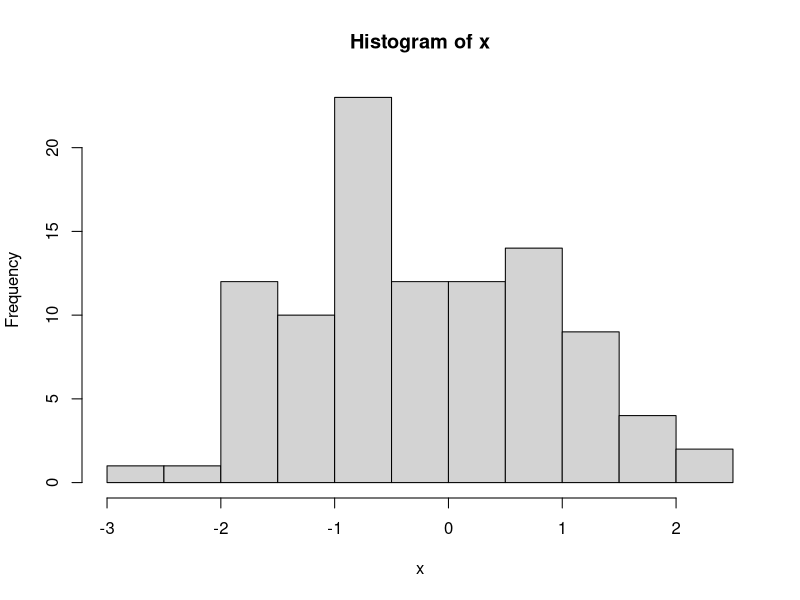
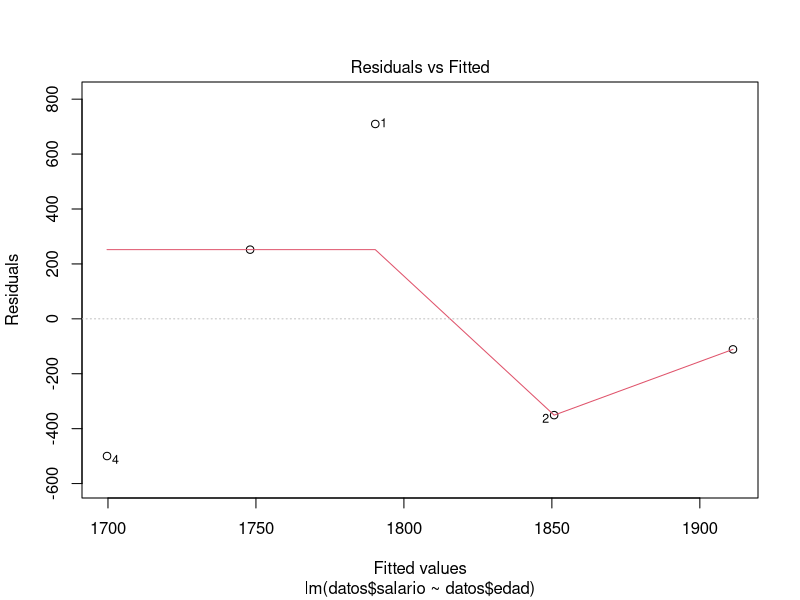
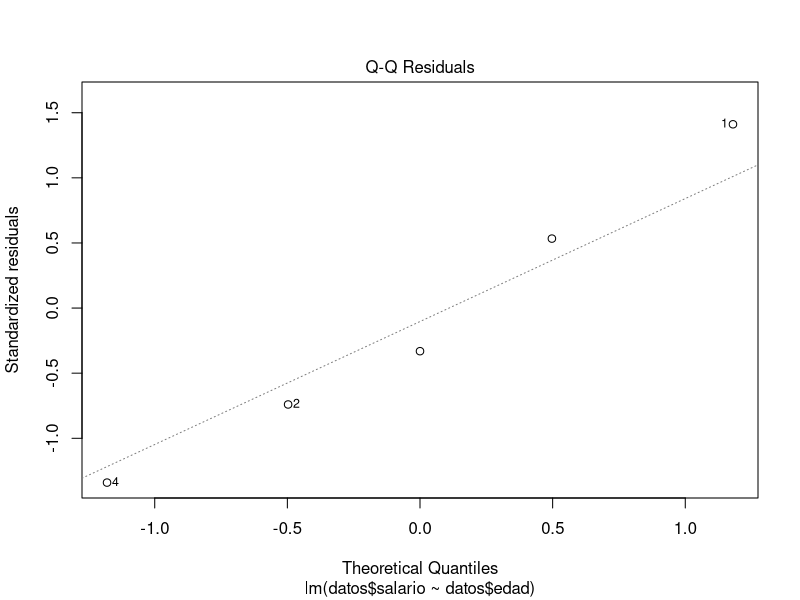
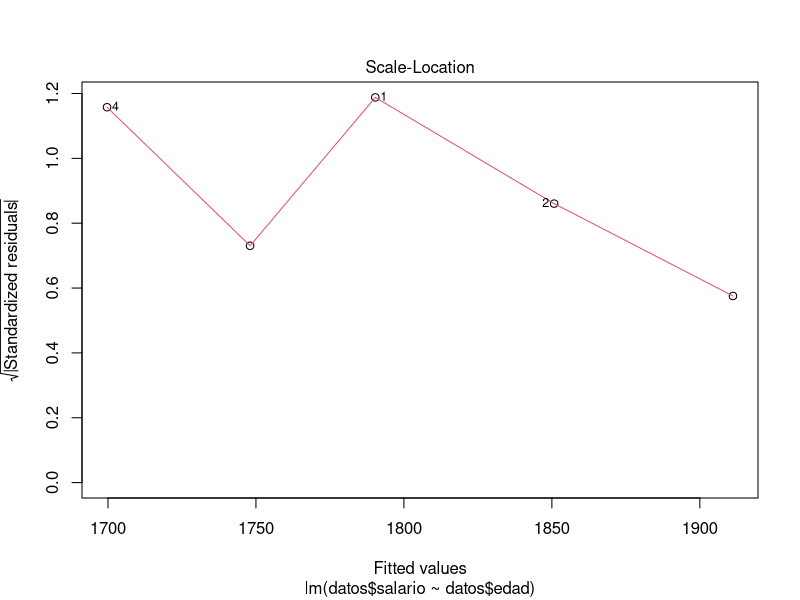
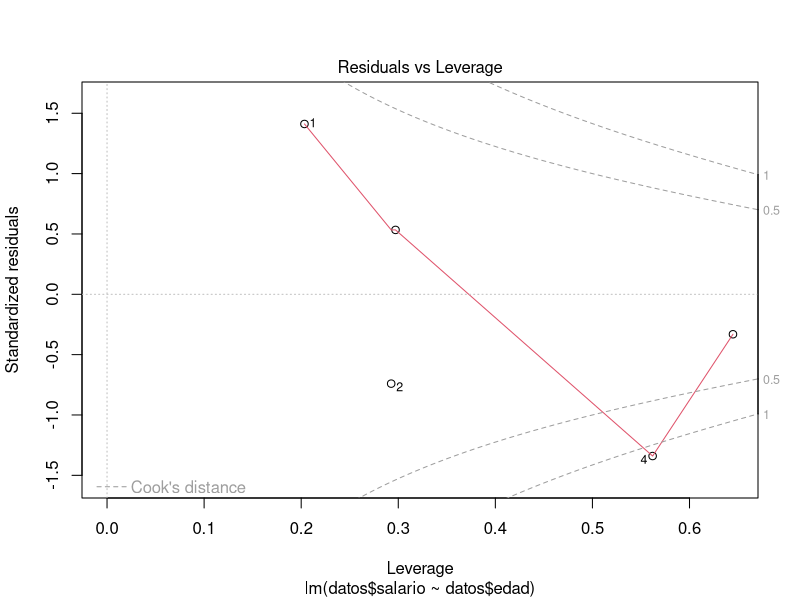
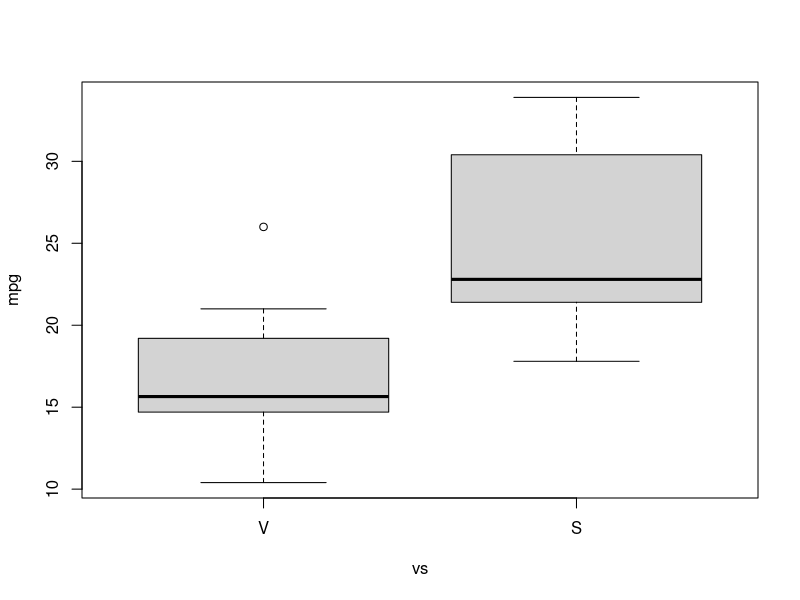
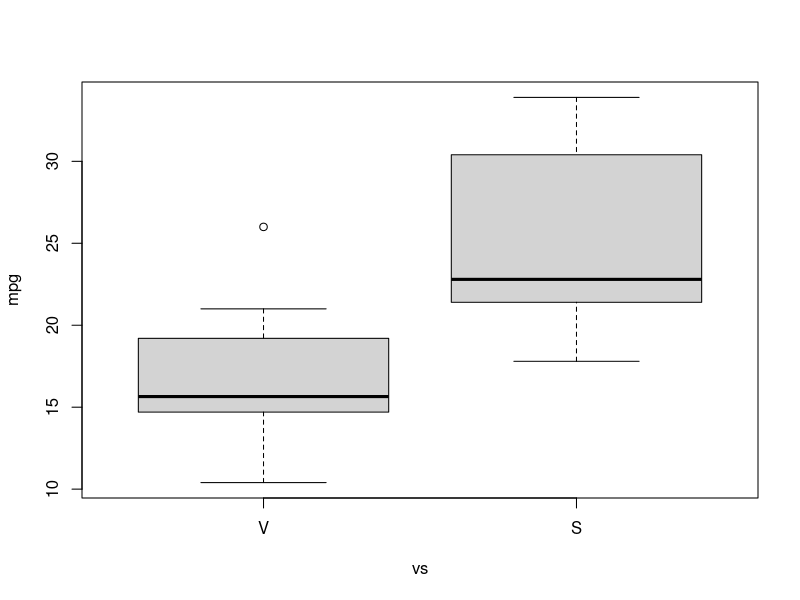
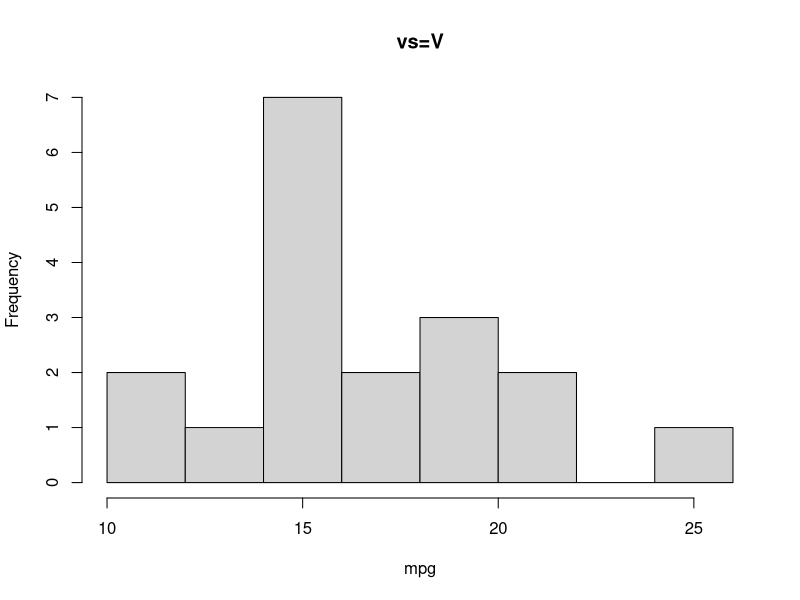

Here is the R script that generated these plots, in order:
# Clase 2022-03-15
# Listas
rm(list = ls())
A <- matrix(1:6, 3, 2)
m1 <- rowMeans(A)
m2 <- colMeans(A)
minA <- min(A)
maxA <- max(A)
nomb <- c("col1", "col2", "col3")
cond <- A > mean(A) + sd(A)
cond
A
lista <- list(A, m1, m2, minA, maxA, nomb, cond)
lista

lista <- list(
    matriz = A, med_fil = m1, med_col = m2, minimo = minA, maximo = maxA,
    nombres = nomb, cond = cond
)
lista[["matriz"]]
lista$matriz

class(lista)
lapply(lista, class)
lapply(lista, mean)

sapply(lista, class)
sapply(lista, mean)

unlist(lista)

class(lista[1])
class(lista[[1]])

x <- rnorm(100)
res <- hist(x)
res
sum(diff(res$breaks) * res$density)


#
# --- DATA FRAMES ----------------------------------------------------------------
#
rm(list = ls())
dni <- c("22456715A", "22456716B", "22456717C", "22456718D", "22456719E")
edad <- c(45, 35, 52, 60, 25)
sexo <- factor(c("Hombre", "Mujer", "Hombre", "Mujer", "Hombre"))
estudios <- factor(c("superior", "superior", "profesional", "medio", "profesional"))
salario <- c(2500, 1500, 2000, 1200, 1800)

datos <- data.frame(dni, edad, sexo, estudios, salario)
datos
class(datos)
names(datos)
str(datos)

summary(datos)

datos[3] # Tratar como lista
datos[3, ] # Tratar como matriz
datos[, 3]

datos[1:2, c("edad", "salario")]
datos[, c(-1, -3, -4)]

model <- lm(datos$salario ~ datos$edad)
model
plot(model)

sample(datos, size = 2) # same as
datos[sample(seq_len(length(datos)), 2)]

mtcars
head(mtcars)
tail(mtcars)

subset(mtcars, vs == 0 & hp > 90)

subset(mtcars, vs == 0 & hp > 90, select = c(-vs))

# Transformar la masa de libras a kg:
transform(mtcars, wt = wt / 2.2046)
transform(mtcars, wtkg = wt / 2.2046)
# --------------------------------------------------------------------------------
# within:
mtcars2 <- within(mtcars, {
    vs <- factor(vs, labels = c("V", "S"))
    am <- factor(am, labels = c("automatic", "manual"))
    cyl <- ordered(cyl)
    gear <- ordered(gear)
    carb <- ordered(carb)
})
mtcars2

boxplot(mpg ~ vs, data = mtcars2)
with(mtcars2, boxplot(mpg ~ vs)) # mismo resultado
with(subset(mtcars2, vs == "V"), hist(mpg, main = "vs=V"))
with(subset(mtcars2, vs == "S"), hist(mpg, main = "vs=S"))

# --------------------------------------------------------------------------------
# Comprobación de tipo y casteo

x <- c(1, 2, 2, 1, 2, 1, 1, 1)
is.numeric(x)
is.factor(x)
x <- as.factor(x)
x
class(x)
as.matrix(1:2)
as.complex(1:2)
A <- matrix(1:4, 2, 2)
is.numeric(A)
as.numeric(A)
D <- as.data.frame(A)
is.data.frame(D[1])
is.data.frame(D[1, ])
is.data.frame(D[, 1])
is.vector(D[, 1])
as.numeric(factor(c("H", "M")))
hh <- hist(runif(100), plot = FALSE)
is.list(hh)